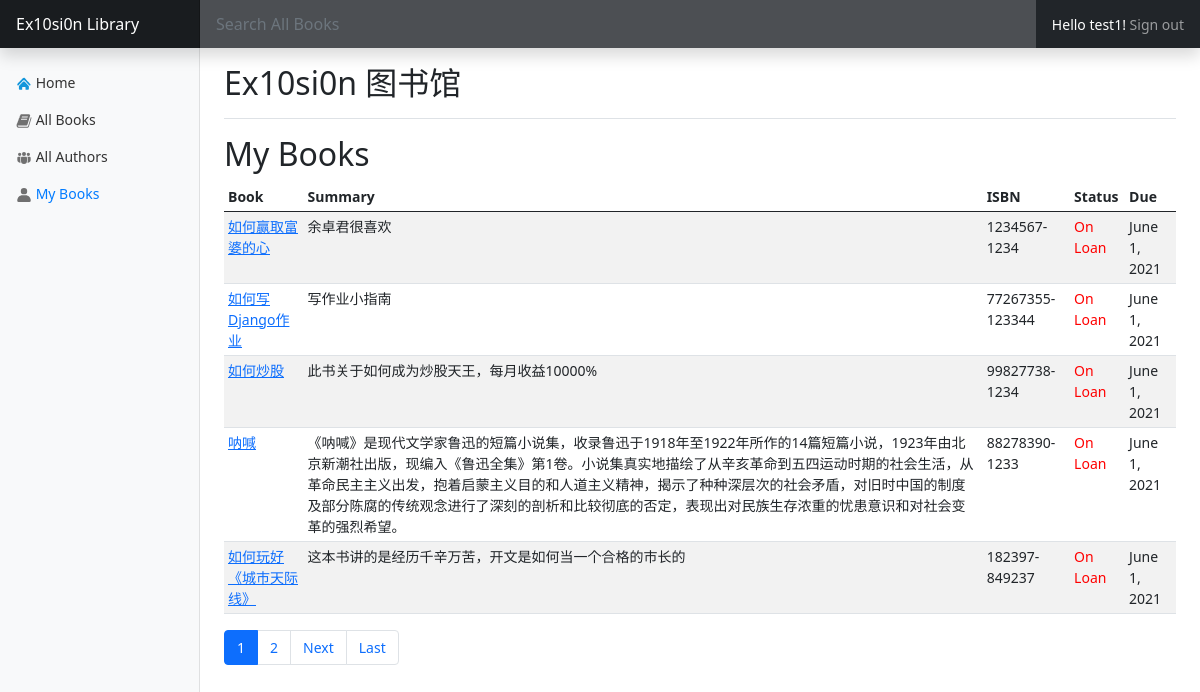
/myBooks/ (signed in), run on the app's committed database.
### library/models.py (models this page shows, shortened)
class BookCopies(models.Model):
    id = models.UUIDField(primary_key=True, default=uuid.uuid4, help_text='Unique Id for this book across whole library')
    book = models.ForeignKey('Book', on_delete=models.PROTECT)
    due_back = models.DateField(null=True, blank=True)
    borrower = models.ForeignKey(settings.AUTH_USER_MODEL, on_delete=models.SET_NULL, null=True, blank=True)
    LOAN_STATUS = (
        ('m', 'Maintenance'),
        ('o', 'On loan'),
        ('a', 'Available'),
        ('r', 'Reserved'),
    )
    status = models.CharField(
        max_length=1,
        choices=LOAN_STATUS,
        blank=True,
        default='m',
        help_text='Book availability',
    )
    class Meta:
        ordering = ['due_back']

class Book(models.Model):
    title = models.CharField(max_length=200)
    author = models.ForeignKey(Author, on_delete=models.CASCADE, null=False)
    summary = models.CharField(max_length=500)
    ISBN = models.CharField(max_length=20)

### library/views.py (the view)
# urls.py: path('myBooks/', views.MyBooksView.as_view(), name='my_books'),
class MyBooksView(LoginRequiredMixin, ListView):
    model = BookCopies
    template_name = 'my_books.html'
    paginate_by = 5
    def get_queryset(self):
        return BookCopies.objects.filter(borrower=self.request.user).order_by('due_back')
    def get_context_data(self, **kwargs):
        context = super().get_context_data(**kwargs)
        context['section'] = 'my_books'
        return context

### templates/my_books.html (shortened to what this page needs)
{% extends 'base.html' %}
{% block MainContainer %}
        <h2>My Books</h2>
        <div class="table-responsive">
            <table class="table table-striped table-sm">
                <thead>
                <tr>
                    <th>Book</th>
                    <th>Summary</th>
                    <th>ISBN</th>
                    <th>Status</th>
                    <th>Due</th>
                </tr>
                </thead>
                <tbody>
                {% for book in object_list %}
                    <tr>
                        <td><a href="{% url 'book_desc' book.book.pk %}">{{ book.book.title }}</a></td>
                        <td>{{ book.book.summary }}</td>
                        <td>{{ book.book.ISBN }}</td>
                        {% if book.status == 'o' %}
                            <td style="color: red">On Loan</td>
                        {% endif %}
                        <td>{{ book.due_back }}</td>
                    </tr>
                {% endfor %}
                </tbody>
            </table>
            <nav aria-label="...">
                <ul class="pagination">
                    {% for page in page_obj.paginator.page_range %}
                        {% if page == page_obj.number %}
                            <li class="page-item active" aria-current="page">
                                <a class="page-link" href="#">{{ page }}</a></li>
                        {% else %}
                            <li class="page-item"><a class="page-link" href="?page={{ page }}">{{ page }}</a></li>
                        {% endif %}
                    {% endfor %}
                    {% if page_obj.has_next %}
                        <li class="page-item">
                            <a class="page-link" href="?page={{ page_obj.next_page_number }}">Next</a>
                        </li>
                        <li class="page-item">
                            <a class="page-link" href="?page={{ page_obj.paginator.num_pages }}">Last</a>
                        </li>
                    {% endif %}
                </ul>
            </nav>
        </div>
{% endblock %}

### templates/base.html (shortened to what this page needs)
<!DOCTYPE html>
<html lang="en">
<head>
    {% load static %}
    <link
            href="https://cdn.jsdelivr.net/npm/bootstrap@5.0.0-beta2/dist/css/bootstrap.min.css"
            rel="stylesheet"
    />
</head>
<body>
<header
        class="navbar navbar-dark sticky-top bg-dark flex-md-nowrap p-0 shadow"
>
    <a class="navbar-brand col-md-3 col-lg-2 me-0 px-3" href="#"
    >Ex10si0n Library</a
    >
    <form style="margin: 0; padding: 0" action="/search/" method="get" class="form-control form-control-dark w-100">
        <input
                class="form-control form-control-dark w-100"
                type="text"
                name="q"
                placeholder="Search All Books"
                aria-label="Search"
        />
    </form>
    {% if request.user.is_authenticated %}
        <ul class="navbar-nav px-3">
            <li class="nav-item text-nowrap">
                <span style="color: white">Hello {{ user.username }}!</span>
                <a style="display: inline" class="nav-link" href="{% url 'logout' %}">Sign out</a>
            </li>
        </ul>
    {% else %}
        <ul class="navbar-nav px-3">
            <li class="nav-item text-nowrap">
                <a class="nav-link" href="{% url 'login' %}">Login</a>
            </li>
        </ul>
    {% endif %}
</header>
<div class="container-fluid">
    <div class="row">
        <nav
                id="sidebarMenu"
                class="col-md-3 col-lg-2 d-md-block bg-light sidebar collapse"
        >
            <div class="position-sticky pt-3">
                <ul class="nav flex-column">
                    <li class="nav-item">
                        <a
                                {% if section == "home" %}
                                    class="nav-link active"
                                {% else %}
                                    class="nav-link"
                                {% endif %}
                                aria-current="page"
                                href="{% url 'home' %}"
                        >
                            Home
                        </a>
                    </li>
                    <li class="nav-item">
                        <a
                                {% if section == "book" %}
                                    class="nav-link active"
                                {% else %}
                                    class="nav-link"
                                {% endif %}
                                aria-current="page"
                                href="{% url 'book' %}"
                        >
                            All Books
                        </a>
                    </li>
                    <li class="nav-item">
                        <a
                                {% if section == "author" %}
                                    class="nav-link active"
                                {% else %}
                                    class="nav-link"
                                {% endif %}
                                href="{% url 'author' %}"
                        >
                            All Authors
                        </a>
                    </li>
                {% if request.user.is_authenticated %}
                    <li class="nav-item">
                        <a
                                {% if section == "my_books" %}
                                    class="nav-link active"
                                {% else %}
                                    class="nav-link"
                                {% endif %}
                                    href="{% url 'my_books' %}"
                        >
                            My Books
                        </a>
                    </li>
                {% endif %}
                </ul>
        </nav>
        <main class="col-md-9 ms-sm-auto col-lg-10 px-md-4">
            <div
                    class="d-flex justify-content-between flex-wrap flex-md-nowrap align-items-center pt-3 pb-2 mb-3 border-bottom"
            >
                <h1 class="h2">Ex10si0n 图书馆</h1>
            </div>
        {% block MainContainer %}
        {% endblock %}
        </main>
</body>
</html>

### templates/base.html (style rules this page uses)
body { font-size: 0.875rem; }
.sidebar { position: fixed; top: 0; bottom: 0; left: 0; z-index: 100; padding: 48px 0 0; box-shadow: inset -1px 0 0 rgba(0, 0, 0, 0.1); }
.sidebar .nav-link { font-weight: 500; color: #333; }
.sidebar .nav-link.active { color: #007bff; }
.navbar-brand { padding-top: 0.75rem; padding-bottom: 0.75rem; font-size: 1rem; background-color: rgba(0, 0, 0, 0.25); box-shadow: inset -1px 0 0 rgba(0, 0, 0, 0.25); }
.navbar .form-control { padding: 0.75rem 1rem; border-width: 0; border-radius: 0; }
.form-control-dark { color: #fff; background-color: rgba(255, 255, 255, 0.1); border-color: rgba(255, 255, 255, 0.1); }

### data on the page
BookCopies: book "如何赢取富婆的心", book.summary "余卓君很喜欢", book.ISBN "1234567-1234", status "On Loan", due_back "June 1, 2021"
BookCopies: book "如何写Django作业", book.summary "写作业小指南", book.ISBN "77267355-123344", status "On Loan", due_back "June 1, 2021"
BookCopies: book "如何炒股", book.summary "此书关于如何成为炒股天王，每月收益10000%", book.ISBN "99827738-1234", status "On Loan", due_back "June 1, 2021"
BookCopies: book "呐喊", book.summary "《呐喊》是现代文学家鲁迅的短篇小说集，收录鲁迅于1918年至1922年所作的14篇短篇小说，1923年由北京新潮社出版，现编入《鲁迅全集》第1卷。小说集真实地描绘了从辛亥革命到五四运动时期的社会生活，从革命民主主义出发，抱着启蒙主义目的和人道主义精神，揭示了种种深层次的社会矛盾，对旧时中国的制度及部分陈腐的传统观念进行了深刻的剖析和比较彻底的否定，表现出对民族生存浓重的忧患意识和对社会变革的强烈希望。", book.ISBN "88278390-1233", status "On Loan", due_back "June 1, 2021"
BookCopies: book "如何玩好《城市天际线》", book.summary "这本书讲的是经历千辛万苦，开文是如何当一个合格的市长的", book.ISBN "182397-849237", status "On Loan", due_back "June 1, 2021"

### other printed values
{{ user.username }} "test1"
{{ page }} "1"
{{ page }} "2"
